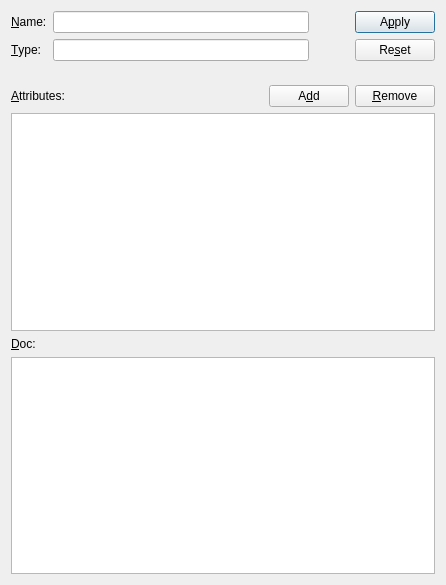
<?xml version="1.0" encoding="UTF-8"?>
<ui version="4.0">
 <class>DefinitionDlg</class>
 <widget class="QDialog" name="DefinitionDlg">
  <property name="geometry">
   <rect>
    <x>0</x>
    <y>0</y>
    <width>446</width>
    <height>585</height>
   </rect>
  </property>
  <property name="minimumSize">
   <size>
    <width>0</width>
    <height>0</height>
   </size>
  </property>
  <property name="windowTitle">
   <string>Definition</string>
  </property>
  <property name="autoFillBackground">
   <bool>false</bool>
  </property>
  <property name="sizeGripEnabled">
   <bool>false</bool>
  </property>
  <property name="modal">
   <bool>false</bool>
  </property>
  <layout class="QGridLayout" name="gridLayout">
   <item row="0" column="0">
    <layout class="QVBoxLayout" name="verticalLayout_2">
     <item>
      <layout class="QHBoxLayout" name="horizontalLayout">
       <item>
        <layout class="QFormLayout" name="formLayout">
         <item row="0" column="0">
          <widget class="QLabel" name="nameLabel">
           <property name="text">
            <string>&amp;Name:</string>
           </property>
           <property name="buddy">
            <cstring>nameLineEdit</cstring>
           </property>
          </widget>
         </item>
         <item row="0" column="1">
          <widget class="QLineEdit" name="nameLineEdit"/>
         </item>
         <item row="1" column="0">
          <widget class="QLabel" name="typeLabel">
           <property name="text">
            <string>&amp;Type:</string>
           </property>
           <property name="buddy">
            <cstring>typeLineEdit</cstring>
           </property>
          </widget>
         </item>
         <item row="1" column="1">
          <widget class="QLineEdit" name="typeLineEdit"/>
         </item>
        </layout>
       </item>
       <item>
        <spacer name="horizontalSpacer">
         <property name="orientation">
          <enum>Qt::Horizontal</enum>
         </property>
         <property name="sizeType">
          <enum>QSizePolicy::Maximum</enum>
         </property>
         <property name="sizeHint" stdset="0">
          <size>
           <width>40</width>
           <height>20</height>
          </size>
         </property>
        </spacer>
       </item>
       <item>
        <layout class="QVBoxLayout" name="verticalLayout">
         <item>
          <widget class="QPushButton" name="applyPushButton">
           <property name="text">
            <string>A&amp;pply</string>
           </property>
          </widget>
         </item>
         <item>
          <widget class="QPushButton" name="resetPushButton">
           <property name="text">
            <string>Re&amp;set</string>
           </property>
          </widget>
         </item>
        </layout>
       </item>
      </layout>
     </item>
     <item>
      <spacer name="verticalSpacer">
       <property name="orientation">
        <enum>Qt::Vertical</enum>
       </property>
       <property name="sizeType">
        <enum>QSizePolicy::Maximum</enum>
       </property>
       <property name="sizeHint" stdset="0">
        <size>
         <width>20</width>
         <height>18</height>
        </size>
       </property>
      </spacer>
     </item>
     <item>
      <layout class="QHBoxLayout" name="horizontalLayout_2">
       <item>
        <widget class="QLabel" name="attributesLabel">
         <property name="text">
          <string>&amp;Attributes:</string>
         </property>
         <property name="buddy">
          <cstring>attributeTableWidget</cstring>
         </property>
        </widget>
       </item>
       <item>
        <widget class="QPushButton" name="addPushButton">
         <property name="sizePolicy">
          <sizepolicy hsizetype="Fixed" vsizetype="Fixed">
           <horstretch>0</horstretch>
           <verstretch>0</verstretch>
          </sizepolicy>
         </property>
         <property name="text">
          <string>A&amp;dd</string>
         </property>
        </widget>
       </item>
       <item>
        <widget class="QPushButton" name="removePushButton">
         <property name="sizePolicy">
          <sizepolicy hsizetype="Fixed" vsizetype="Fixed">
           <horstretch>0</horstretch>
           <verstretch>0</verstretch>
          </sizepolicy>
         </property>
         <property name="text">
          <string>&amp;Remove</string>
         </property>
        </widget>
       </item>
      </layout>
     </item>
     <item>
      <widget class="QTableWidget" name="attributeTableWidget"/>
     </item>
     <item>
      <widget class="QLabel" name="docLabel">
       <property name="text">
        <string>&amp;Doc:</string>
       </property>
       <property name="buddy">
        <cstring>docTextEdit</cstring>
       </property>
      </widget>
     </item>
     <item>
      <widget class="QTextEdit" name="docTextEdit">
       <property name="enabled">
        <bool>true</bool>
       </property>
      </widget>
     </item>
    </layout>
   </item>
  </layout>
 </widget>
 <tabstops>
  <tabstop>nameLineEdit</tabstop>
  <tabstop>typeLineEdit</tabstop>
  <tabstop>addPushButton</tabstop>
  <tabstop>removePushButton</tabstop>
  <tabstop>attributeTableWidget</tabstop>
  <tabstop>docTextEdit</tabstop>
 </tabstops>
 <resources/>
 <connections/>
</ui>
